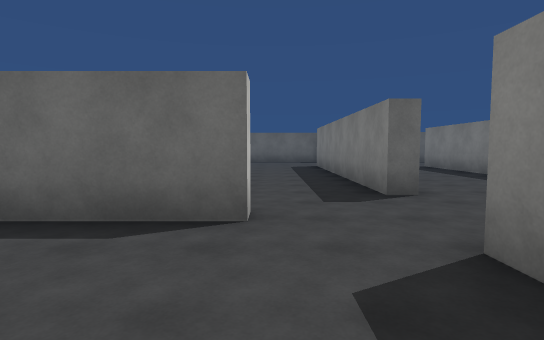
view 1 (above)

24 first-person views from a walk through a Unity game level. The camera is 1.5 m above the floor, tilts 4° down and sees 80° across. The floor is counted in squares, 2 m on a side. Each view is taken from the middle of a square. On the plan, view 1 faces up. The plan holds only what a view shows up to about 11 squares ahead; the rest is blank. The place goes on beyond the plan. Surface patterns are stand-ins for the level's own textures.

view 2
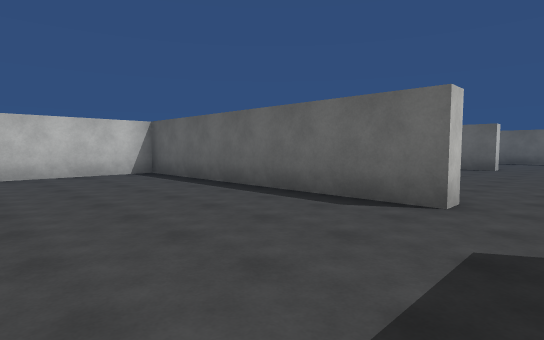

view 3
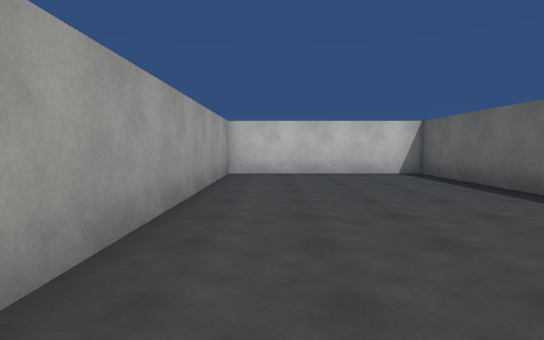

view 4
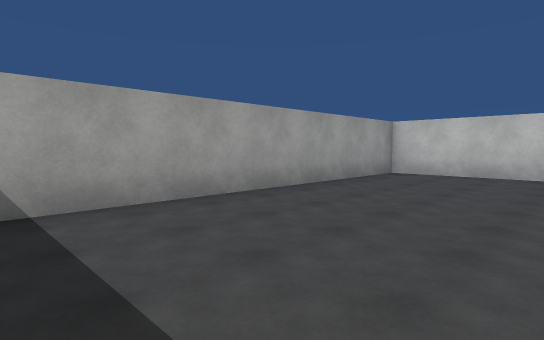

view 5
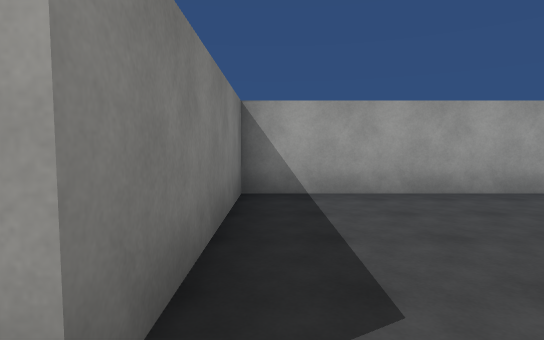

view 6
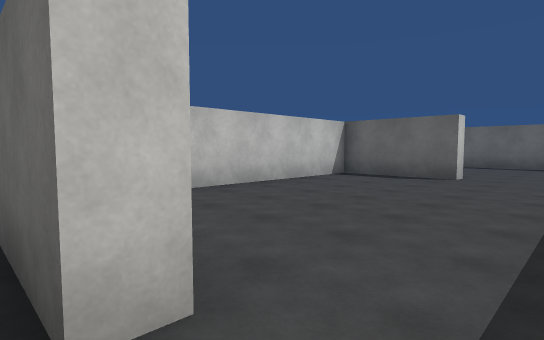

view 7
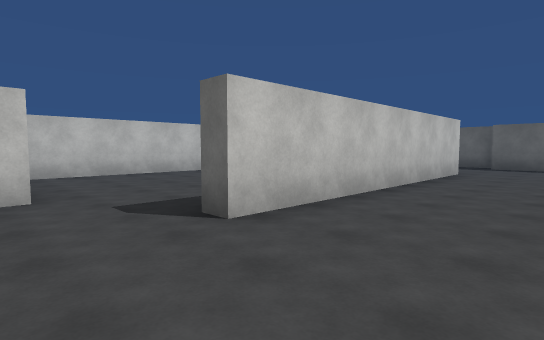

view 8
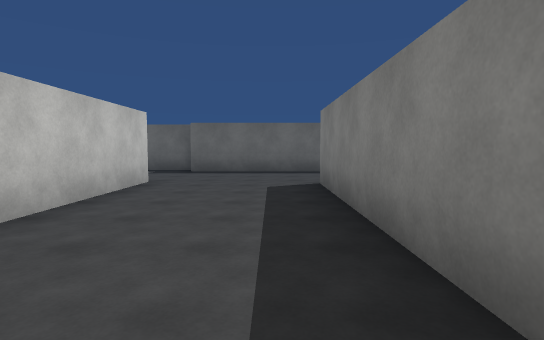

view 9
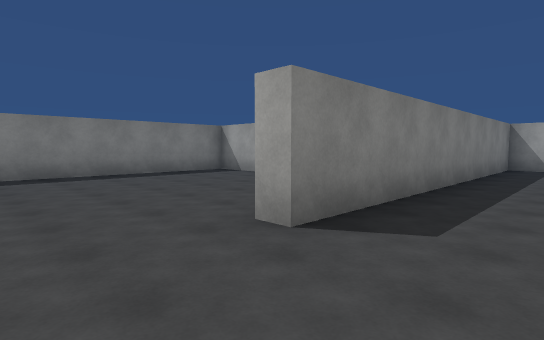

view 10
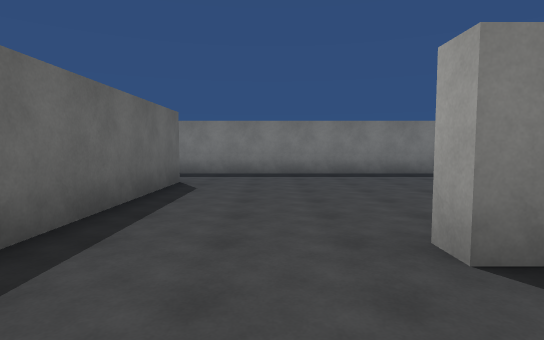

view 11
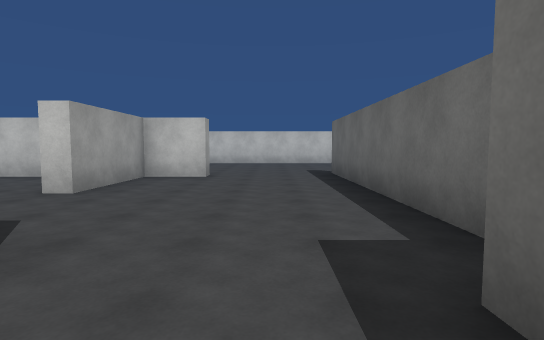

view 12
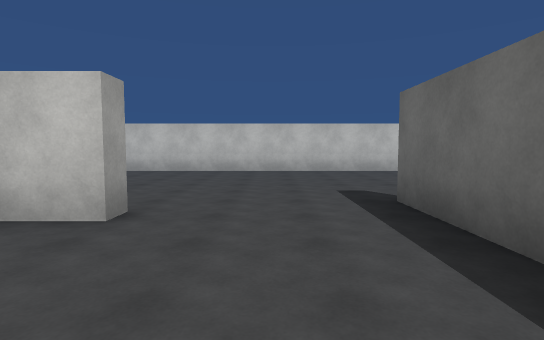

view 13
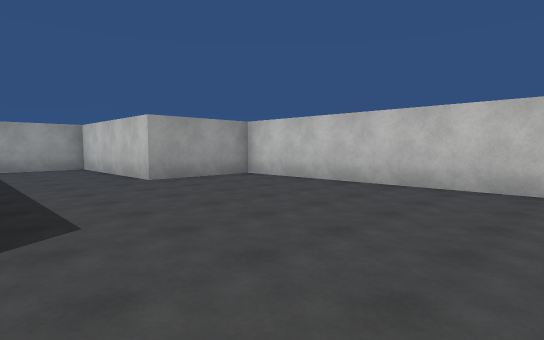

view 14
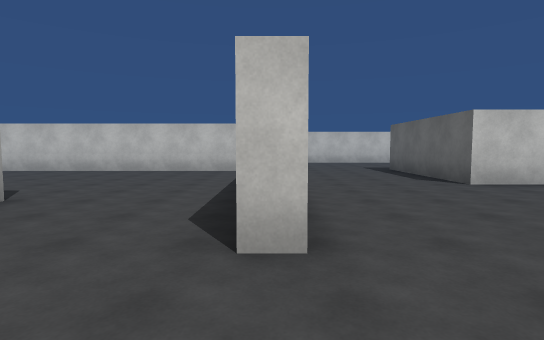

view 15
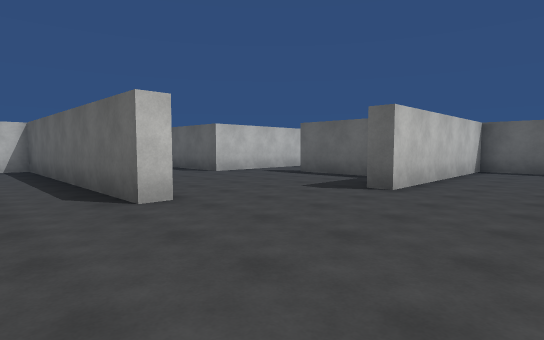

view 16
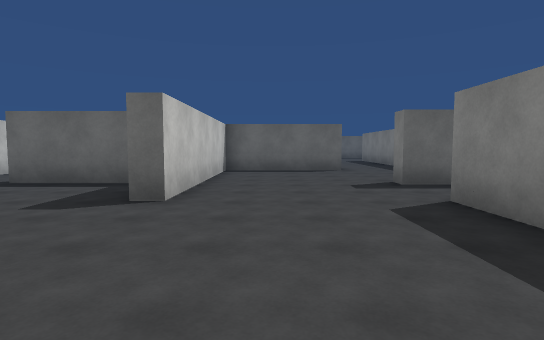

view 17
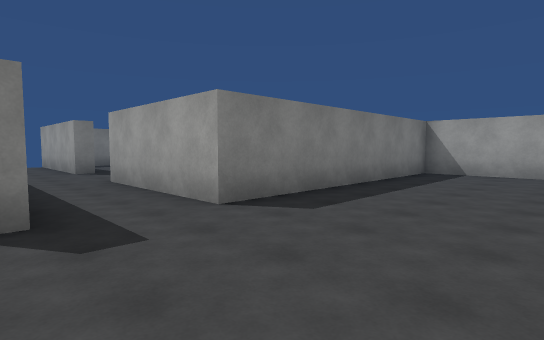

view 18
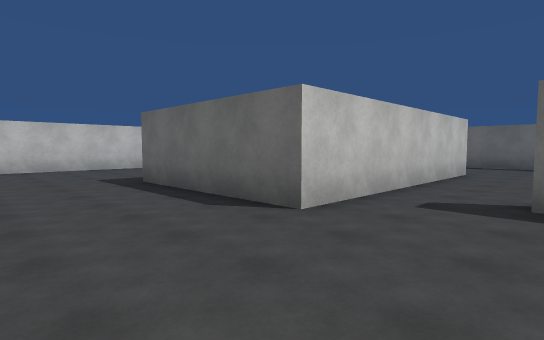

view 19
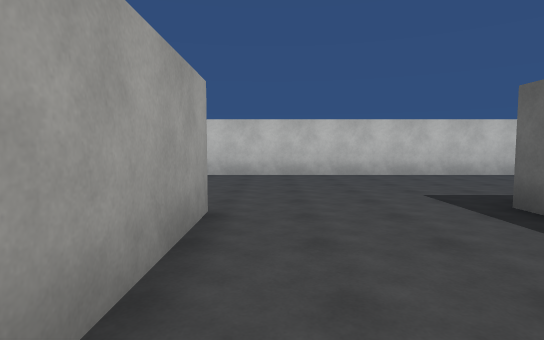

view 20
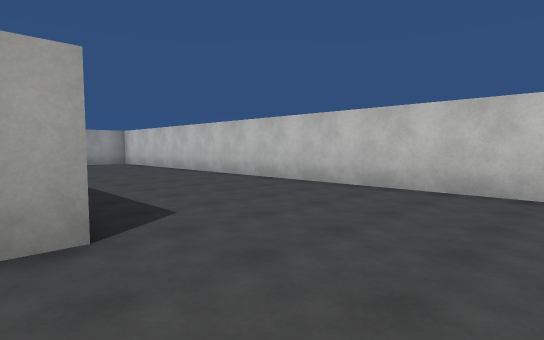

view 21
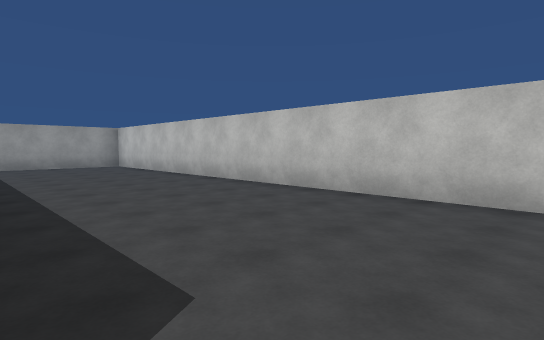

view 22
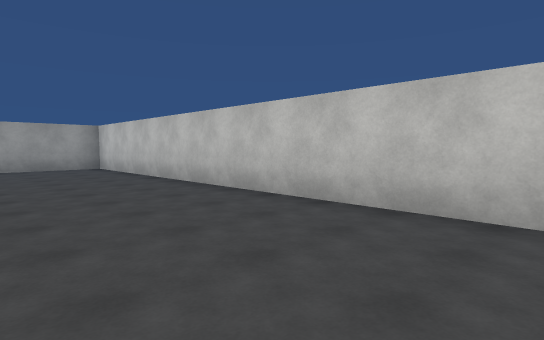

view 23
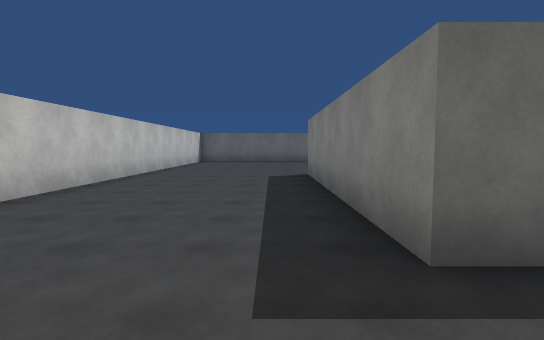

view 24
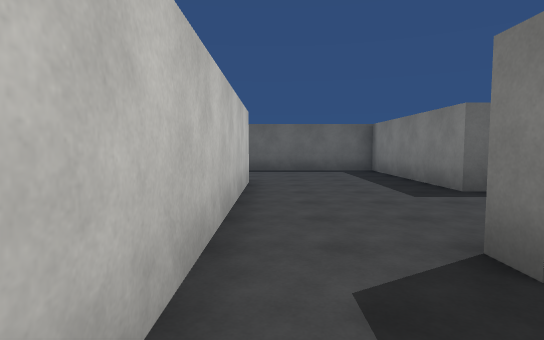

### Floor plan
Points are (right, up) in squares from view 1. A wall is a line through its corners. A room is listed if a view was taken in it or the views show most of it. See-through windows are left out.
Room 1 (views 1, 2, 3, 4)
walls: (-0.2, 3.3) (-8.3, 3.3) (-8.3, -2.2) (1.5, -2.2) (1.5, 2.2)
ways out: opening at (0.5, 2.5) to room 2
Room 2 (views 5, 6, 7, 8, 9, 10, 11, 12, 13, 14, 15, 16, 17, 18, 19, 20, 21, 22, 23, 24)
walls: (-0.2, 17.2) (2.5, 17.2) (2.5, 24.5) (6.5, 24.5); (-3.2, 21.4) (-3.2, 20.8) (-11.3, 20.8) (-11.3, 8.8) (-8.3, 8.8) (-8.3, 3.8) (-6, 3.8); (-4.8, 13.3) (-4.2, 13.3) (-4.2, 11.8) (-1.2, 11.8) (-1.2, 11.3) (-4.2, 11.3) (-4.2, 4.2); (2.4, 16.8) (-5.5, 16.8); (2.3, 13.1) (2.3, 5.1) (1.8, 5.1) (1.8, 11.1); (-2.9, 26.8) (-5.5, 26.8) (-5.5, 27.2); (-11.9, 21.3) (-8.8, 21.3); (3.6, 26.5) (2.5, 26.5) (2.5, 27); (-3.2, 30.5) (-3.7, 30.5) (-3.7, 35.5) (-7.8, 35.5); (9.2, 23.9) (9.2, 24.5) (12.1, 24.5); (2.4, 30.5) (-1.5, 30.5) (-1.5, 24.5) (-2, 24.5); (11, 16) (2.5, 16); (-0.2, 3.9) (-0.2, 3.3); (-7.5, 32) (-7.5, 25) (-12, 25) (-12, 32); (-16.4, 8.8) (-13.1, 8.8); (11.5, 8.2) (12.9, 8.2); (5, 2.2) (6, 2.2) (6, 12.7) (6.5, 12.7); (13.2, 8.6) (13.2, 15.6); (-16.8, 34) (-16.8, 9.1)
ways out: opening at (0.5, 2.5) to room 1; opening at (12.5, 16)

Where each view was taken, in squares from view 1:
view 1: 0 up, 0 right, facing up
view 2: 1 down, 1 right, facing up-left
view 3: 1 down, 1 right, facing left
view 4: 2 up, 1 right, facing down-left
view 5: 3 up, 1 right, facing down
view 6: 3 up, 1 right, facing up-left
view 7: 3 up, 5 right, facing up-left
view 8: 6 up, 5 right, facing up
view 9: 15 up, 4 right, facing down-right
view 10: 14 up, 4 right, facing right
view 11: 15 up, 4 right, facing left
view 12: 15 up, 1 left, facing left
view 13: 16 up, 5 left, facing down-left
view 14: 21 up, 1 left, facing left
view 15: 19 up, 1 right, facing up-left
view 16: 20 up, 0 right, facing up
view 17: 27 up, 1 left, facing down-right
view 18: 22 up, 5 left, facing up-left
view 19: 22 up, 8 left, facing left
view 20: 24 up, 11 left, facing down-left
view 21: 22 up, 12 left, facing down-left
view 22: 21 up, 13 left, facing down-left
view 23: 23 up, 13 left, facing up
view 24: 25 up, 7 left, facing up
